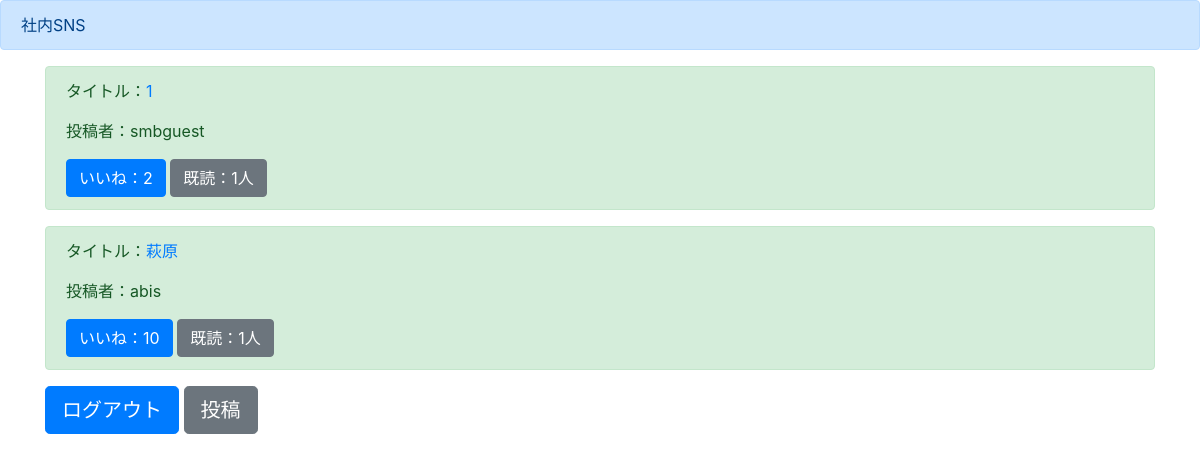
Before: /list/ (signed in) with the older database file.
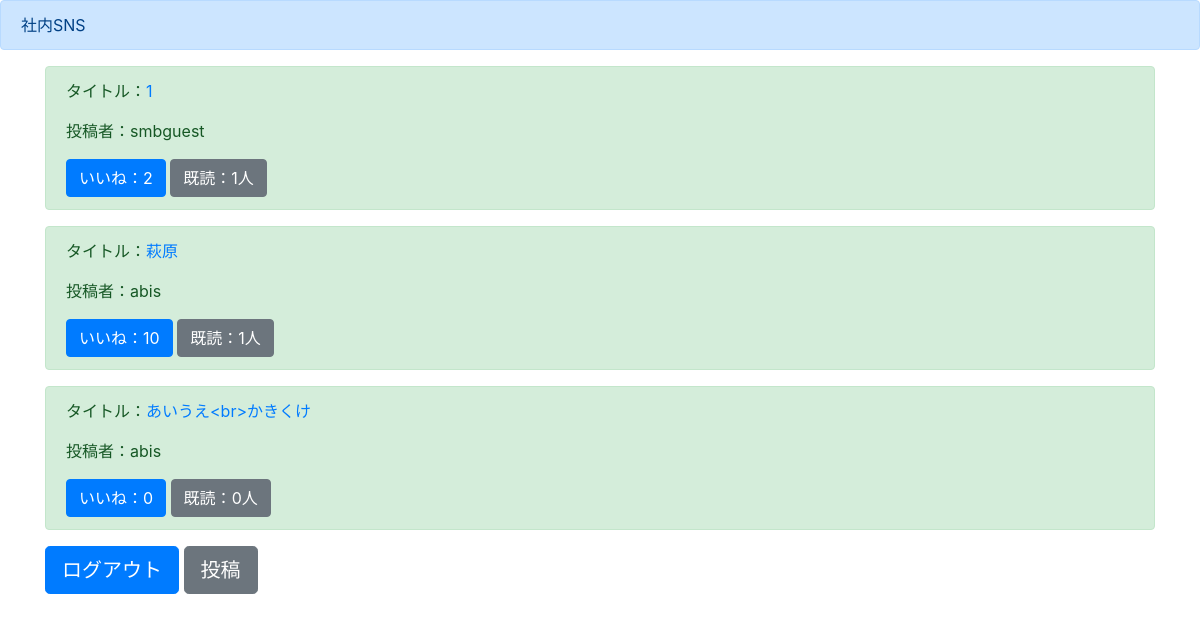
After: the same page with the newer database file.
### boardapp/models.py (models this page shows)
class BoardModel(models.Model):
    title = models.CharField(max_length = 100)
    content = models.TextField()
    author = models.CharField(max_length = 100)
    images = models.ImageField(upload_to="")
    good =  models.IntegerField(null = True,blank=True,default = 0)
    read = models.IntegerField(null = True,blank=True,default = 0)
    readtext = models.CharField(max_length = 200,null = True,blank=True,default = "a")

### boardapp/views.py (the view)
# urls.py: path("list/",listfunc,name = "list"),
@login_required
def listfunc(request):
    object_list = BoardModel.objects.all()
    return render(request,"list.html",{"object_list":object_list})

### templates/list.html (shortened to what this page needs)
{% extends 'base.html' %}
{% block header %}
<div class="alert alert-primary" role="alert">
 社内SNS
</div>
{% endblock header %}
{% block content %}
<div class='container'>
    {% for item in object_list %}
    <div class="alert alert-success" role="alert">
        <p>タイトル：<a href="{% url 'detail' item.pk %}">{{item.title}}</a></p>
        <p>投稿者：{{item.author}}</p>
        <a href="#" class="btn btn-primary" role="button" aria-pressed="true">いいね：{{item.good}}</a>
        <a href="#" class="btn btn-secondary" role="button" aria-pressed="true">既読：{{item.read}}人</a>
    </div>
    {% endfor %}
    <a href="{% url 'logout' %}" class="btn btn-primary btn-lg "  role="button" aria-disabled="true">ログアウト</a>
    <a href="{% url 'create' %}" class="btn btn-secondary btn-lg " role="button" aria-disabled="true">投稿</a>
</div>
{% endblock content %}

### templates/base.html (shortened to what this page needs)
<!doctype html>
<html lang="en">
  <head>
    <link rel="stylesheet" href="https://stackpath.bootstrapcdn.com/bootstrap/4.3.1/css/bootstrap.min.css">
  </head>
  <body>
    {% block header %}
    {% endblock header %}
    {% block content %}
    {% endblock content %}
  </body>
</html>

Changed rows visible on the page:
added BoardModel: title "あいうえ<br>かきくけ", author "abis", good "0", read "0"
